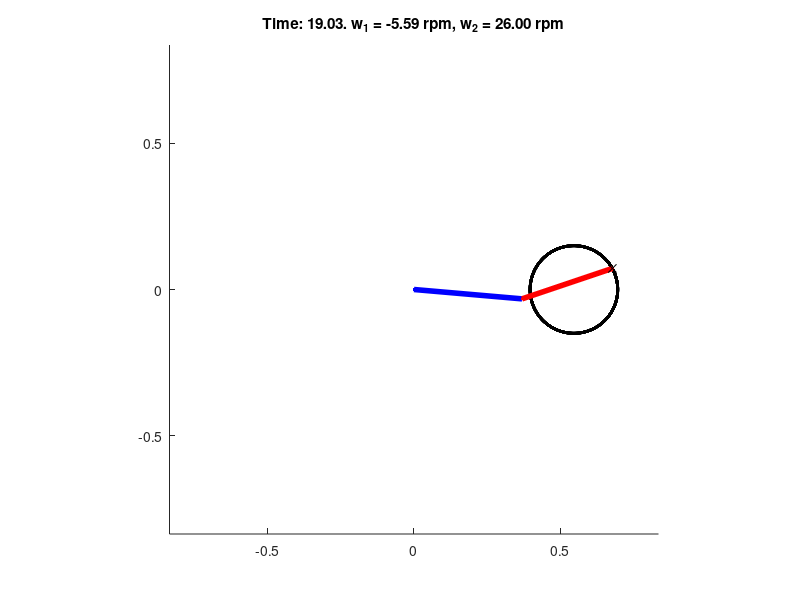

Source code (MATLAB):
function ik_test
% Tests inverse kinematics for a scara type robotic arm
clc; close all;

function [a1,a2] = ik_calc(x,y,L1,L2)
    l = (x.^2 + y.^2).^0.5;
    if size(l,2) > size(l,1), l = l'; x = x'; y = y'; end
    a1 = atan2d(y,x) - acosd((L2^2-l.^2-L1^2)./(-2*l*L1));
    a2 = 180 - acosd((l.^2-L1^2-L2^2)/(-2*L1*L2));
    
    % Simplifies impossible angles, happens when the term in acos becomes 
    % > 1.
    imp = logical(sum(logical(imag([a1 a2])),2));
    a1(imp) = atan2d(y(imp),x(imp));
    
    a2_replace = zeros(sum(imp==1),1);
    smlr = l(imp) < (L1-L2);
    a2_replace(smlr) = 180;
    a2(imp) = a2_replace;
    
    % Debug info
    %[(L2^2-l.^2-L1^2)./(-2*l*L1) (l.^2-L1^2-L2^2)/(-2*L1*L2) imp l]
    
end

% Arm lengths
%L1 = 0.257; L2 = 0.380;
L1 = (0.3 + 0.057 + 0.014), L2 = (0.3 + 0.026),


% Sets up main figure
fig = figure(1);
scrz = get(0,'ScreenSize');
FIGURE_X = 0.75*min(scrz(3),scrz(4)); FIGURE_Y = FIGURE_X;
set(fig,'Position',...
    [scrz(3)/2-FIGURE_X/2 scrz(4)/2-FIGURE_Y/2 FIGURE_X FIGURE_Y]);
clear FIGURE_X FIGURE_Y scrz

axis equal
axis manual
axis([-1.2*(L1+L2) 1.2*(L1+L2) -1.2*(L1+L2) 1.2*(L1+L2)]);
hold on

% plot handles
p_paint = plot(NaN,NaN);
set(p_paint,'Color','black','LineWidth',2,'LineStyle','-');
p = [];
p(1) = plot(NaN,NaN);
set(p(1),'Color','blue','LineWidth',4,'LineStyle','-');
p(2) = plot(NaN,NaN);
set(p(2),'Color','red','LineWidth',4,'LineStyle','-');
pend = plot(NaN,NaN);
set(pend,'Color','black','LineStyle','none','Marker','x','MarkerSize',6);


% Time step when plotting
Ts = 1/30;

% % Angles
% y_wanted = 0.1; %linspace(-0.5,0.5,100);
% x_wanted = 0.2; %linspace(-0.5,0.75,100);
% [ang_1,ang_2] = ik_calc(x_wanted,y_wanted,L1,L2);

v = 0.5; %m/s
%R = (0.25*(L1+L2)); x_0 = (0.66*(L1+L2)); y_0 = 0;
%R = 0.15; x_0 = 0.5; y_0 = 0.2;
R = 0.15; x_0 = 0.697-R; y_0 = 0;
tv = 0:Ts:19;
x_wanted = x_0 + R*cos(v/R*tv);
y_wanted = y_0 + R*sin(v/R*tv);
[ang_1,ang_2] = ik_calc(x_wanted,y_wanted,L1,L2);

% data = importdata('minicom.cap');
% tv = 0:Ts:data(end,1);
% ang_1 = interp1(data(:,1),data(:,2),tv);
% ang_2 = interp1(data(:,1),data(:,3),tv);

%[ang_1,ang_2] = ik_calc(0.43 + 0.16,0.16,L1,L2);

paint_vec = zeros(length(ang_1),2);
paint_pos = 1;

a1_old = ang_1(1); a2_old = ang_2(1);
for i = 1:length(ang_1)
    if imag(ang_1(i)) | imag(ang_2(i))
        fprintf('imag detected @ x = %0.2f, y = %0.2f\n',x_wanted(i),y_wanted(i));
        %keyboard;
    end
    fprintf('a1 = %0.2f, a2 = %0.2f\n',ang_1(i),ang_2(i));
    x1 = L1*cosd(ang_1(i)); y1 = L1*sind(ang_1(i));
    x2 = x1 + L2*cosd(ang_2(i)+ang_1(i)); y2 = y1 + L2*sind(ang_2(i)+ang_1(i));
    
    if ~ishandle(fig), break; end
    set(p(1),'XData',[0 x1],'YData',[0 y1]);
    set(p(2),'XData',[x1 x2],'YData',[y1 y2]);
    if exist('y_wanted','var')
        set(pend,'XData',x_wanted(i),'YData',y_wanted(i));
    end
    paint_vec(paint_pos,:) = [x2 y2];
    set(p_paint,'XData',paint_vec(1:paint_pos,1),'YData',paint_vec(1:paint_pos,2) );
    paint_pos = paint_pos + 1;
    
    title(sprintf('Time: %0.2f. w_1 = %0.2f rpm, w_2 = %0.2f rpm',i*Ts,(ang_1(i)-a1_old)/Ts/6,(ang_2(i)-a2_old)/Ts/6));
    a1_old = ang_1(i); a2_old = ang_2(i);
    %fprintf('x = %0.2f, y = %0.2f \n',x2,y2);
    pause(Ts);
end
if ~ishandle(fig)
    figure;
    plot(tv,ang_1,'-r',tv,ang_2,'-b');
end

disp('done');
end
